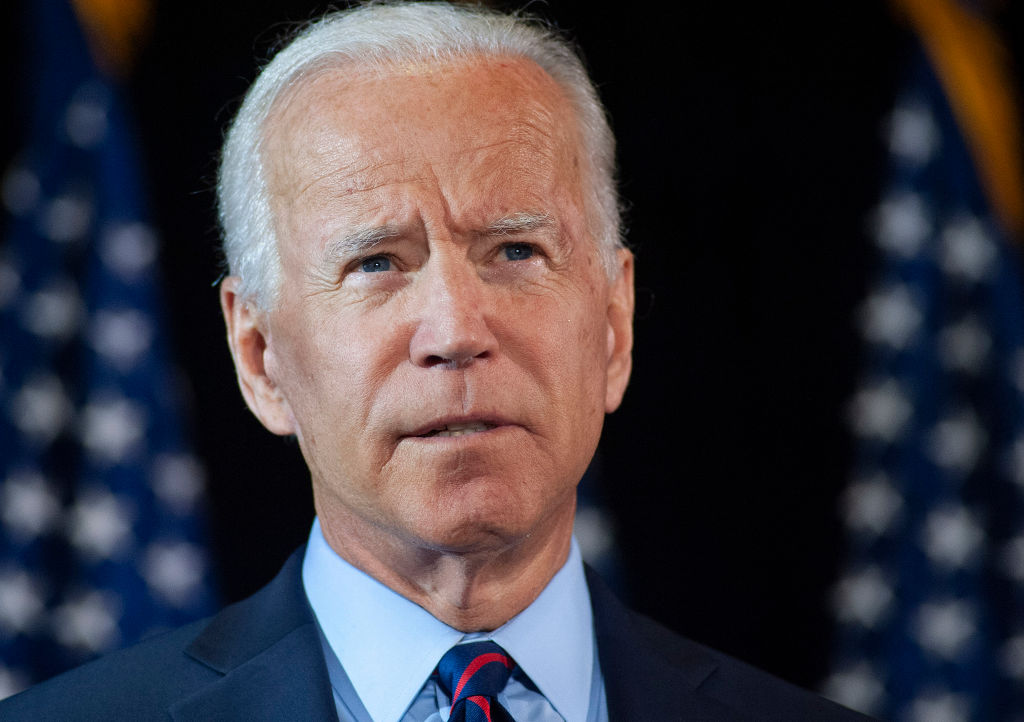
#> input picture Joe-Biden.jpg, 1024 x 722 px, found by its file name
$ jupyter execute --allow-errors ATG_DeepFake.ipynb   (shell and % lines are left out)
#> lines starting #> are read from the running program, lines starting #| are printed output that depends on the picture
[cell 1]
import imageio
import numpy as np
import matplotlib.pyplot as plt
import matplotlib.animation as animation
from skimage.transform import resize
from IPython.display import HTML
import warnings

[cell 2]
cd /content/first-order-model

[cell 3]
from demo import load_checkpoints
#> (the rest of this cell did not finish here and is left out)

[cell 4]
source_image = imageio.imread('/content/Joe-Biden.jpg')
#> source_image is the input picture: shape (722, 1024, 3); mean R, G, B 65.4, 60.5, 67.2
#> (the rest of this cell did not finish here and is left out)

[cell 5]
source_image = resize(source_image, (256, 256))[..., :3]
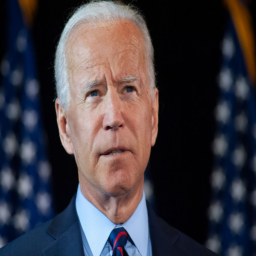
#> source_image: shape (256, 256, 3) float64; mean R, G, B 0.256, 0.237, 0.264
#> (the rest of this cell did not finish here and is left out)
